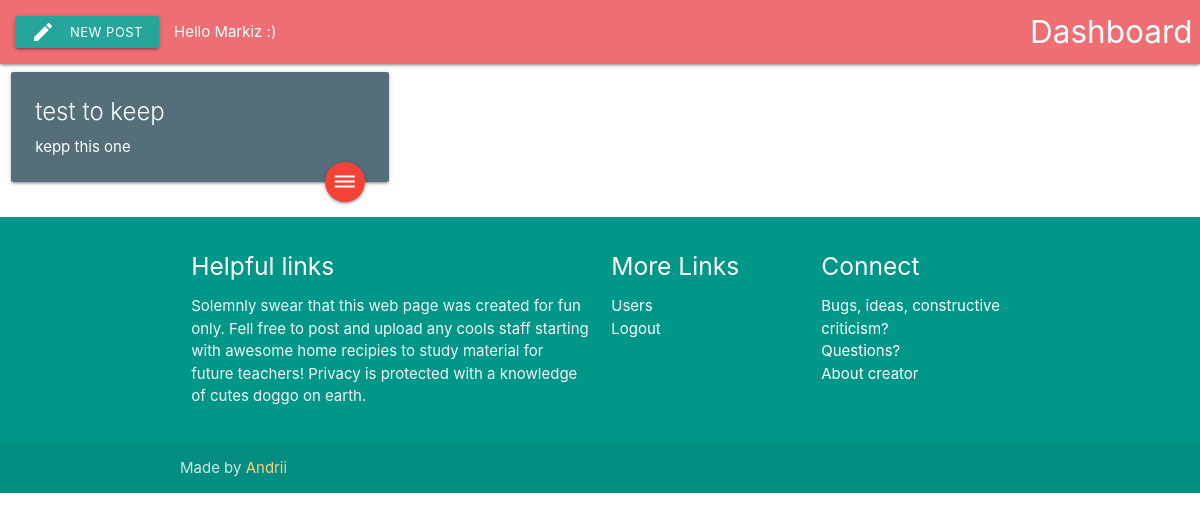
The page /dashboard (signed in) on the database its author committed.
### first_app/models.py (models this page shows)
class User(models.Model):
  name = models.CharField(max_length=15)
  email = models.CharField(max_length=20)
  password = models.CharField(max_length=15)
  created_at = models.DateTimeField(auto_now_add=True)
  updated_at = models.DateTimeField(auto_now=True)

class Card(models.Model):
  title = models.CharField(max_length=15)
  author = models.ForeignKey(User, related_name="cards", on_delete = models.CASCADE)
  content = models.TextField()
  image = models.TextField()
  link = models.TextField()
  created_at = models.DateTimeField(auto_now_add=True)
  updated_at = models.DateTimeField(auto_now=True)

### first_app/views.py (the view)
# urls.py: path('dashboard', views.dashboard),
def dashboard(request):
  if not 'logged' in request.session:
    request.session['logged'] = False
  if not request.session['logged']:
    return redirect('/login')
  else:
    context = {
      "all_cards" : Card.objects.all(),
      "user" : User.objects.get(id=request.session['user_id'])
    }
    return render(request, 'dashboard.html', context)

### first_app/templates/dashboard.html (shortened to what this page needs)
<!DOCTYPE html>
<html lang="en">
<head>
  {% load static %}
  <link href="{% static 'css/materialize.css' %}" type="text/css" rel="stylesheet" media="screen,projection"/>
  <link href="{% static 'css/style.css' %}" type="text/css" rel="stylesheet" media="screen,projection"/>
</head>
<body>
  <div class="navbar-fixed">
    <nav>
      <div class="nav-wrapper">
        <a href="#" class="brand-logo right">Dashboard</a>
        <ul id="nav-mobile" class="left hide-on-med-and-down">
          <a href="/create" class="waves-effect waves-light btn-small"><i class="material-icons left">create</i>New Post</a>
          <li class='right'>Hello {{user.name}} :)</li>
        </ul>
      </div>
    </nav>
  </div>
  <div class="row">
    {% for card in all_cards %}
      {% if not card.image == "Null" %}
        <div class="col m4">
          <div class="card hoverable">
            <div class="card-image">
                <img src={{card.image}} alt="image" style="height:300px;width:100%;object-fit:cover;">
                <span class="card-title">{{card.title}}</span>
                <a data-target='dropdown{{card.id}}' class="dropdown-trigger btn-floating halfway-fab waves-effect waves-light red" ><i class="material-icons">dehaze</i></a>
                <ul id='dropdown{{card.id}}' class='dropdown-content'>
                  <li><a style='color:red;' href="edit/{{card.id}}"><i class="material-icons">add</i>Edit</a></li>
                  <li><a style='color:red;' href="delete_card_processing/{{card.id}}"><i class="material-icons">delete</i>Delete</a></li>
                </ul>
              </div>
              <div class="card-content">
                <p>{{card.content}}</p>
              </div>
            {% if not card.link == 'Null' %}
              <div class="card-action">
                <a href={{card.link}}>Link</a>
              </div>
            {% endif %}
          </div>
        </div>
      {% else %}
        <div class="col m4">
          <div class="card blue-grey darken-1 hoverable">
            <div class="card-content white-text">
              <span class="card-title">{{card.title}}</span>
              <p>{{card.content}}</p>
            </div>
            <div class="card-image">
              <a data-target='dropdown{{card.id}}' class="dropdown-trigger btn-floating halfway-fab waves-effect waves-light red" ><i class="material-icons">dehaze</i></a>
            </div>
          </div>
        </div>
      {% endif %}
    {% endfor %}
  </div>
  <footer class="page-footer teal">
    <div class="container">
      <div class="row">
        <div class="col l6 s12">
          <h5 class="white-text">Helpful links</h5>
          <p class="grey-text text-lighten-4">Solemnly swear that this web page was created for fun only. Fell free to post and upload any cools staff starting with awesome home recipies to study material for future teachers! Privacy is protected with a knowledge of cutes doggo on earth.</p>
        </div>
        <div class="col l3 s12">
          <h5 class="white-text">More Links</h5>
          <ul>
            <li><a class="white-text" href="/users">Users</a></li>
            <li><a class="white-text" href="/logout">Logout</a></li>
          </ul>
        </div>
        <div class="col l3 s12">
          <h5 class="white-text">Connect</h5>
          <ul>
            <li><a class="white-text" href="/bugs_ideas">Bugs, ideas, constructive criticism?</a></li>
            <li><a class="white-text" href="https://www.google.com/">Questions?</a></li>
            <li><a class="white-text" href="https://andriiivanytskyi.herokuapp.com/">About creator</a></li>
          </ul>
        </div>
      </div>
    </div>
    <div class="footer-copyright">
      <div class="container">
      Made by <a class="orange-text text-lighten-3" href="https://andriiivanytskyi.herokuapp.com/">Andrii</a>
      </div>
    </div>
  </footer>
  </body>
</html>

### rows shown on the page
User: name "Markiz"
Card: title "test to keep", content "kepp this one"
